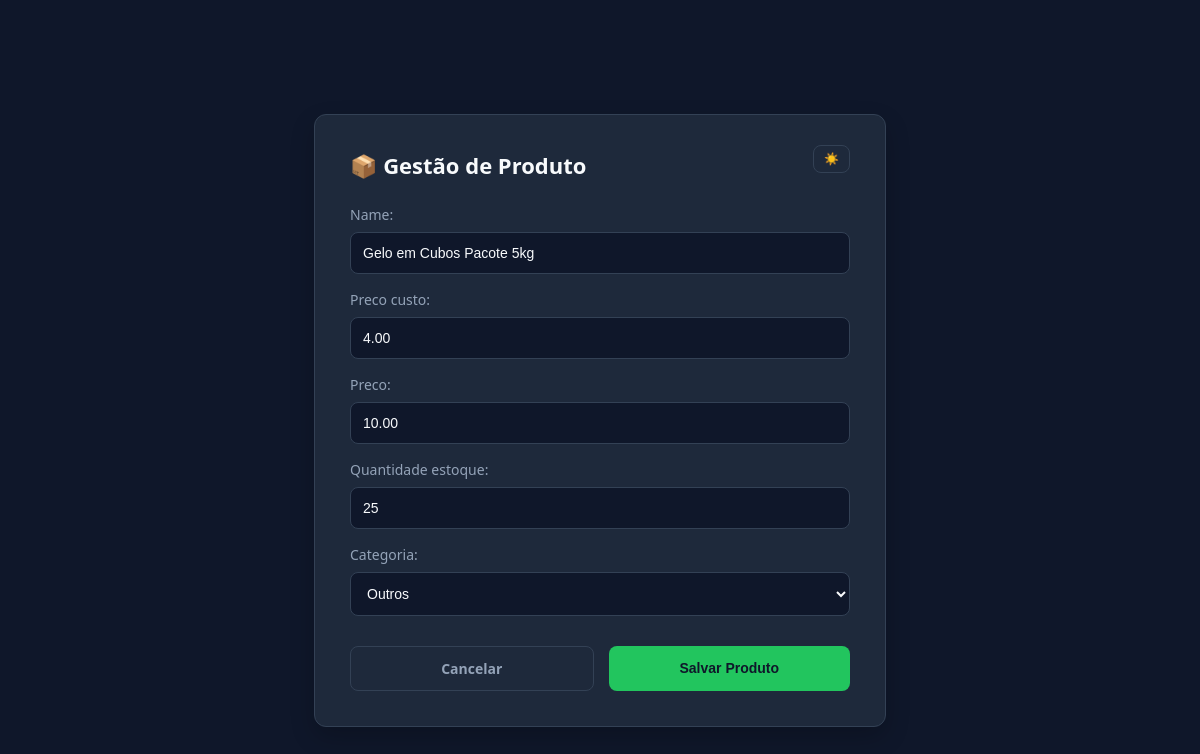
/editar/27/ (signed in), run on an earlier commit of the app's database.
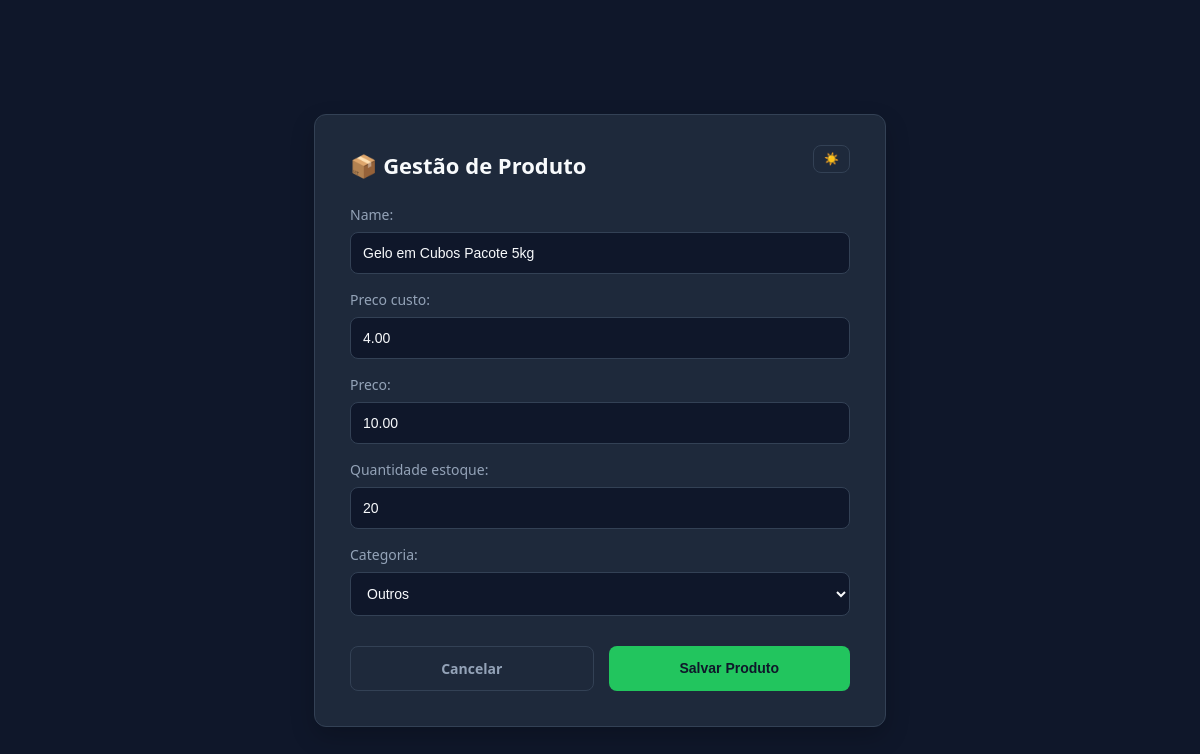
And on a later commit of the database.
### core/models.py (models this page shows, shortened)
class Produto(models.Model):
    CATEGORIAS_CHOICES = (
        ('Bebidas', 'Bebidas'),
        ('Alimentos', 'Alimentos'),
        ('Limpeza', 'Limpeza'),
        ('Eletrónicos', 'Eletrónicos'),
        ('Outros', 'Outros'),
    )
    name = models.CharField(max_length=100)
    preco_custo = models.DecimalField(max_digits=10, decimal_places=2)
    preco = models.DecimalField(max_digits=10, decimal_places=2)
    quantidade_estoque = models.IntegerField()
    categoria = models.CharField(
        max_length=50,
        choices=CATEGORIAS_CHOICES,
        default='Outros'
    )

### core/views.py (the view)
    def wrapper(request, *args, **kwargs):
        if not request.user.is_authenticated:
            return redirect('login')
        if not request.user.is_staff:
            messages.error(request, 'Você não tem permissão para acessar esta página.')
            return redirect('minha_home')
        return view_func(request, *args, **kwargs)

### core/forms.py
class ProdutoForm(forms.ModelForm):
    class Meta:
        model = Produto
        fields = ['name', 'preco_custo', 'preco', 'quantidade_estoque', 'categoria']
        widgets = {
            'name': forms.TextInput(attrs={'class': 'form-control'}),
            'preco_custo': forms.NumberInput(attrs={'class': 'form-control'}),
            'preco': forms.NumberInput(attrs={'class': 'form-control'}),
            'quantidade_estoque': forms.NumberInput(attrs={'class': 'form-control'}),
            'categoria': forms.Select(attrs={'class': 'form-control'}),
        }

### core/views.py (called while the page is built)
def staff_required(view_func):
    def wrapper(request, *args, **kwargs):
        if not request.user.is_authenticated:
            return redirect('login')
        if not request.user.is_staff:
            messages.error(request, 'Você não tem permissão para acessar esta página.')
            return redirect('minha_home')
        return view_func(request, *args, **kwargs)
    return wrapper

### core/templates/core/editar_produto.html (shortened to what this page needs)
<!DOCTYPE html>
<html lang="pt-br" data-theme="dark">
<head>
</head>
<body>
    <div class="form-container">
        <button id="btn-themeToggle" class="btn-theme">
            <span id="theme-icon">☀️</span>
        </button>
        <h2>📦 Gestão de Produto</h2>
        <form method="POST">
            {{ form.as_p }}
            <div class="btn-container">
                <a href="{% url 'minha_home' %}" class="btn btn-cancel">Cancelar</a>
                <button type="submit" class="btn btn-confirm">Salvar Produto</button>
            </div>
        </form>
    </div>
</body>
</html>

What changed in the data, as far as the page shows it:
changed Produto "Gelo em Cubos Pacote 5kg": quantidade_estoque "25" → "20"
